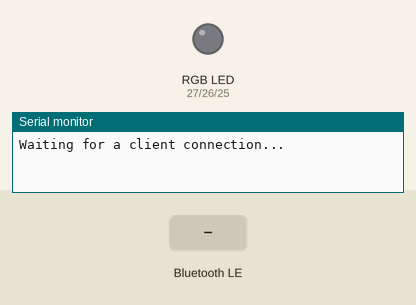
The sketch below on a simulated ESP32. Parts: an RGB LED mixed from three pins (HIGH = lit), the last lines printed to the serial monitor. The inputs (shaded band) are chosen by the test bench. Dim RGB values are drawn brighter than linear; nothing arrives over Bluetooth unless stated; a phone connects over Bluetooth LE 3 s after start.

Above: at 1.2 s.
1.3 s: Bluetooth LE write "red" received
At 1.8 s:
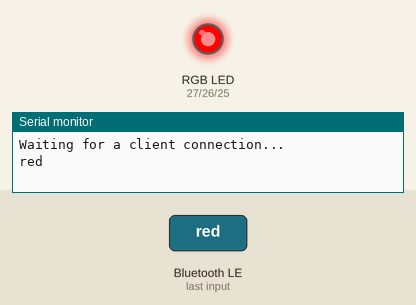
2.8 s: Bluetooth LE write "green" received
At 4.0 s:
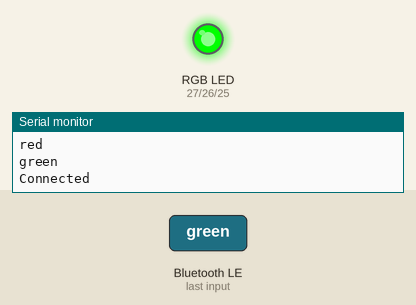
4.3 s: Bluetooth LE write "blue" received
At 5.3 s:
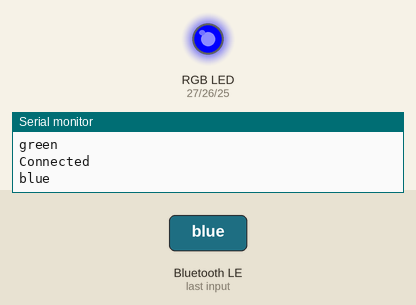
5.8 s: Bluetooth LE write "yellow" received
At 6.4 s:
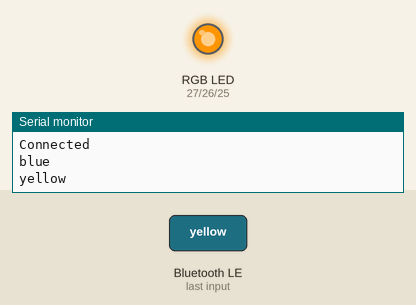
7.3 s: Bluetooth LE write "purple" received
At 8.5 s:
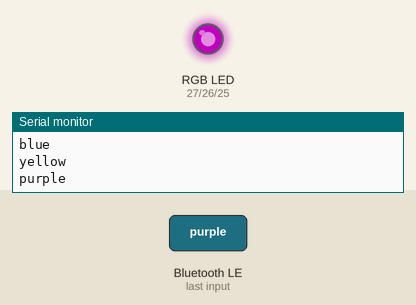
8.8 s: Bluetooth LE write "red" received
At 9.9 s:
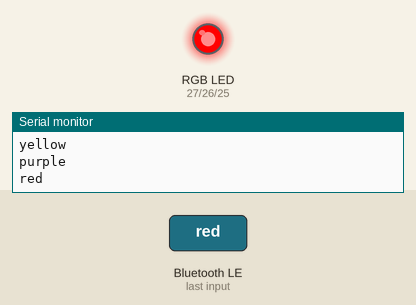
Timing chart, 0 to 11.3 s (numbered marks = the images above; inputs shaded):
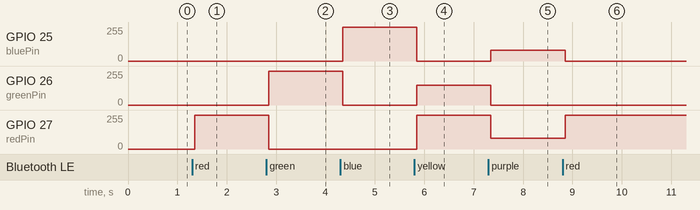

Measured:
- after the input at 1.3 s, GPIO 27 (redPin): 0/255 → 255/255 after 0.05 s
- after the input at 2.8 s, GPIO 26 (greenPin): 0/255 → 255/255 after 0.05 s; GPIO 27 (redPin): 255/255 → 0/255 after 0.05 s
- after the input at 4.3 s, GPIO 25 (bluePin): 0/255 → 255/255 after 0.05 s; GPIO 26 (greenPin): 255/255 → 0/255 after 0.05 s
- after the input at 5.8 s, GPIO 25 (bluePin): 255/255 → 0/255 after 0.05 s; GPIO 26 (greenPin): 0/255 → 149/255 after 0.05 s; GPIO 27 (redPin): 0/255 → 255/255 after 0.05 s
- after the input at 7.3 s, GPIO 25 (bluePin): 0/255 → 80/255 after 0.05 s; GPIO 26 (greenPin): 149/255 → 0/255 after 0.05 s; GPIO 27 (redPin): 255/255 → 80/255 after 0.05 s
- after the input at 8.8 s, GPIO 25 (bluePin): 80/255 → 0/255 after 0.05 s; GPIO 27 (redPin): 80/255 → 255/255 after 0.05 s

The sketch:

7.2_bluetooth_rgb_led.ino
```cpp
#include "BLEDevice.h"
#include "BLEServer.h"
#include "BLEUtils.h"
#include "BLE2902.h"

// Define RGB LED pins
const int redPin = 27;
const int greenPin = 26;
const int bluePin = 25;

// Define PWM frequency and resolution
const int freq = 5000;
const int resolution = 8;

// Define the Bluetooth device name
const char *bleName = "ESP32_Bluetooth";

// Define the received text and the time of the last message
String receivedText = "";
unsigned long lastMessageTime = 0;

// Define the UUIDs of the service and characteristics
#define SERVICE_UUID "8785d8b3-9d23-473b-aee5-3fabe2ba9583"
#define CHARACTERISTIC_UUID_RX "b2bcd13b-aab6-4660-92ae-40abf6941fce"
#define CHARACTERISTIC_UUID_TX "4219d86a-d701-4fd2-bd84-04db50f70fe2"

// Define the Bluetooth characteristic
BLECharacteristic *pCharacteristic;

void setup() {
  Serial.begin(115200);      // Initialize the serial port
  setupBLE();                // Initialize the Bluetooth BLE

  ledcAttach(redPin, freq, resolution);
  ledcAttach(greenPin, freq, resolution);
  ledcAttach(bluePin, freq, resolution);
}

void loop() {
  // When the received text is not empty and the time since the last message is over 1 second
  // Send a notification and print the received text
  if (receivedText.length() > 0 && millis() - lastMessageTime > 1000) {
    Serial.print("Received message: ");
    Serial.println(receivedText);
    pCharacteristic->setValue(receivedText.c_str());
    pCharacteristic->notify();
    receivedText = "";
  }

  // Read data from the serial port and send it to BLE characteristic
  if (Serial.available() > 0) {
    String str = Serial.readStringUntil('\n');
    const char *newValue = str.c_str();
    pCharacteristic->setValue(newValue);
    pCharacteristic->notify();
  }
}

// Define the BLE server callbacks
class MyServerCallbacks : public BLEServerCallbacks {
  // Print the connection message when a client is connected
  void onConnect(BLEServer *pServer) {
    Serial.println("Connected");
  }
  // Print the disconnection message when a client is disconnected
  void onDisconnect(BLEServer *pServer) {
    Serial.println("Disconnected");
  }
};

// Define the BLE characteristic callbacks
class MyCharacteristicCallbacks : public BLECharacteristicCallbacks {
  void onWrite(BLECharacteristic *pCharacteristic) {
    std::string value = std::string(pCharacteristic->getValue().c_str());
    if (value == "led_off") {
      setColor(0, 0, 0); // turn the RGB LED off
      Serial.println("RGB LED turned off");
    } else if (value == "red") {
      setColor(255, 0, 0); // Red
      Serial.println("red");
    }
    else if (value == "green") {
      setColor(0, 255, 0); // green
      Serial.println("green");
    }
    else if (value == "blue") {
      setColor(0, 0, 255); // blue
      Serial.println("blue");
    }
    else if (value == "yellow") {
      setColor(255, 150, 0); // yellow
      Serial.println("yellow");
    }
    else if (value == "purple") {
      setColor(80, 0, 80); // purple
      Serial.println("purple");
    }
  }
};

// Initialize the Bluetooth BLE
void setupBLE() {
  BLEDevice::init(bleName);                        // Initialize the BLE device
  BLEServer *pServer = BLEDevice::createServer();  // Create the BLE server
  // Print the error message if the BLE server creation fails
  if (pServer == nullptr) {
    Serial.println("Error creating BLE server");
    return;
  }
  pServer->setCallbacks(new MyServerCallbacks());  // Set the BLE server callbacks

  // Create the BLE service
  BLEService *pService = pServer->createService(SERVICE_UUID);
  // Print the error message if the BLE service creation fails
  if (pService == nullptr) {
    Serial.println("Error creating BLE service");
    return;
  }
  // Create the BLE characteristic for sending notifications
  pCharacteristic = pService->createCharacteristic(CHARACTERISTIC_UUID_TX, BLECharacteristic::PROPERTY_NOTIFY);
  pCharacteristic->addDescriptor(new BLE2902());  // Add the descriptor
  // Create the BLE characteristic for receiving data
  BLECharacteristic *pCharacteristicRX = pService->createCharacteristic(CHARACTERISTIC_UUID_RX, BLECharacteristic::PROPERTY_WRITE);
  pCharacteristicRX->setCallbacks(new MyCharacteristicCallbacks());  // Set the BLE characteristic callbacks
  pService->start();                                                 // Start the BLE service
  pServer->getAdvertising()->start();                                // Start advertising
  Serial.println("Waiting for a client connection...");              // Wait for a client connection
}

void setColor(int red, int green, int blue) {
  // For common-anode RGB LEDs, use 255 minus the color value
  ledcWrite(redPin, red);
  ledcWrite(greenPin, green);
  ledcWrite(bluePin, blue);
}
```
